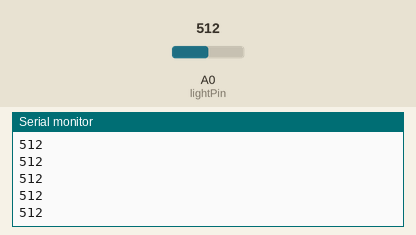
The sketch below on a simulated Arduino Uno, built with avr-gcc and run on an emulated ATmega328P. On the bench: the last lines printed to the serial monitor. Inputs (shaded band) come from the test bench; at power-on: A0 (lightPin) = 512.

Above: at 1.2 s.
1.3 s: A0 (lightPin) set to 716
At 2.0 s:
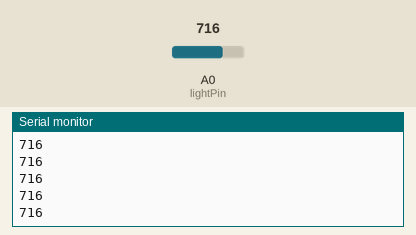
2.8 s: A0 (lightPin) set to 900
At 3.9 s:
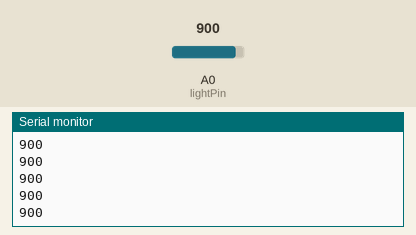
Timing chart, 0 to 5.8 s (numbered marks = the images above; inputs shaded):
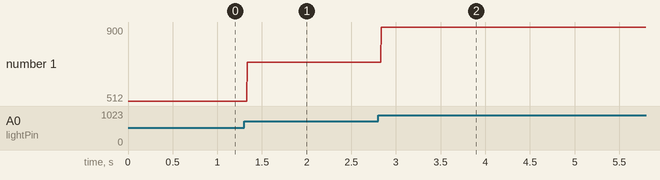

Measured:
- after the input at 1.3 s, the serial monitor: prints a new line at once (image 1)
- after the input at 2.8 s, the serial monitor: prints a new line at once (image 2)
- plotted number 1: 512 → 716 after the input at 1.3 s, 716 → 900 after the input at 2.8 s

The sketch:

photoresistor.ino
```cpp
int lightPin = 0;  //define a pin for Photo resistor


void setup()

{

Serial.begin(19200);  //Begin serial communcation

}


void loop()

{
Serial.println(analogRead(lightPin));
delay(1); //short delay for faster response to light.
//delayMicroseconds(50)

}
```
